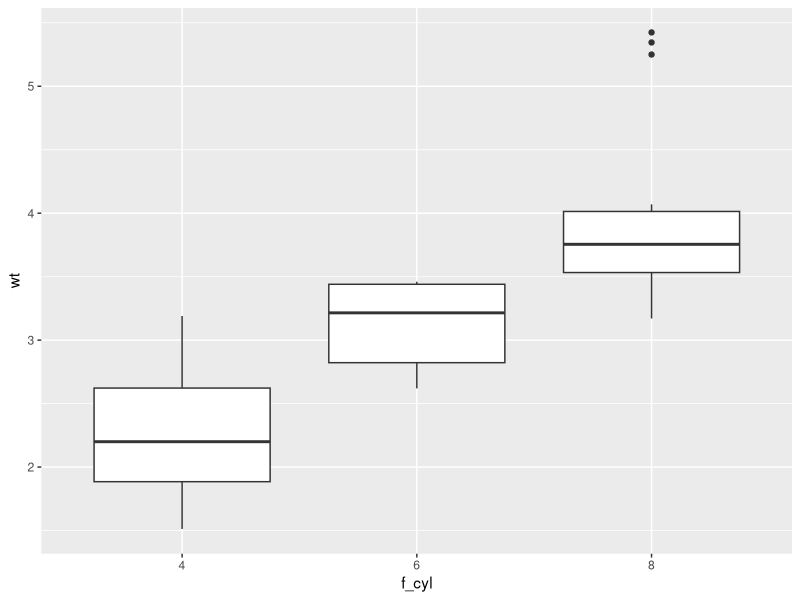

R code for this plot: (Note: this script raises an error after producing the figure.)
# To complete the following exercises, you must use either base R or tidyverse functions.  
# Manual searching or hard-coding answers will not be graded.

# base R ------------------------------------------------------------------

# 1: Create a vector with three elements. Assign it to `v_three`.
v_three <- c(1,2, 3)

# 2: Create a vector containing 20 "a", 30 "b", and 50 "c" (total length = 100).  
# Assign it to `v_abc100`.

v_abc100 <- c(rep("a", 20 ), rep("b",30 ), rep("c", 50 ))

# 3: The script below creates a vector `v_x` with 100 random numbers from a normal distribution.  
# Select only the positive numbers (> 0) from `v_x`, calculate their mean, and assign it to `mu_x_plus`.

set.seed(100)

v_x <- rnorm(100)

mu_x_plus<- mean(v_x [v_x>0])
mu_x_plus

# 4: Create a numeric matrix with the numbers 1 through 9 arranged in 3 rows × 3 columns.  
# Assign it to `m_num`.

m_num <- matrix(1:9, nrow = 3, ncol = 3)
print(m_num)

# 5: Create a base R data frame (`data.frame()` function) using `v_x` and `v_abc100`.  
# Name the columns `"x"` for `v_x` and `"group"` for `v_abc`, and assign it to `df_sample`.

df_sample<- data.frame(x= v_x, group= v_abc100)

# tidyverse ---------------------------------------------------------------

# 6: Load the `tidyverse` package.

library(tidyverse)

# 7: The `mtcars` dataset is a built-in base R data frame.  
# Convert it to a tibble using `as_tibble()` and assign it to `df_mtcars`.  
# Use `?as_tibble()` to read the documentation before doing so.
?as_tibble()
df_mtcars<- as_tibble(mtcars)
df_mtcars
# 8: `mtcars` has the following columns:
#
# mpg   - Miles per gallon  
# cyl   - Number of cylinders  
# disp  - Engine displacement (cu. in.)  
# hp    - Gross horsepower  
# drat  - Rear axle ratio  
# wt    - Weight (1,000 lbs)  
# qsec  - 1/4 mile time (seconds)  
# vs    - Engine shape (0 = V-shaped, 1 = straight)  
# am    - Transmission (0 = automatic, 1 = manual)  
# gear  - Number of forward gears  
# carb  - Number of carburetors  
#
# Display the column names of `df_mtcars` using `colnames()`.  
# Do NOT assign the result to a new object.

colnames(df_mtcars)

# 9: Extract the row names of the `mtcars` dataset using `rownames()`.  
# Assign the result to `v_make`.

v_make<- rownames(mtcars)
v_make

# 10: Add `v_make` as a new column to `df_mtcars` and name the column `"make"`.
#library(dplyr)

df_mtcars<-mutate(df_mtcars, make= v_make)


# 11: Filter `df_mtcars` to include only rows where:  
# - `mpg` is less than 20 AND  
# - `disp` is greater than 200  
# Assign the result to `df_subset`.

df_subset<- filter(df_mtcars, mpg< 20, disp> 200)
df_subset

# 12: Count how many car makes meet the above conditions (Q11).
# Apply `nrow()` to `df_subset`.

nrow(df_subset)


# 13: Repeat Q11 and Q12 in a single pipeline (with %>%), and assign the result to `n_make`.

df_subset<- df_mtcars %>% 
  filter(mpg< 20, disp> 200) %>% 
  nrow()
  

# 14: Convert the `cyl` column from numeric to factor using `factor()`.  
# Add it to `df_mtcars` as a new column named `f_cyl` using `mutate()` function.
 
df_mtcars<- df_mtcars %>% 
  mutate(f_cyl = factor(cyl))

# 15: Draw a box plot showing car weight (`wt`) for each number of cylinders (`f_cyl`).
#library(ggplot2)

ggplot(df_mtcars, aes(x = f_cyl, y = wt)) + 
  geom_boxplot()
       
# 16: Calculate the average car weight (`wt`) separately for each number of cylinders (`cyl`).
#library(dplyr)
df_mtcars  %>% 
  group_by(cly) %>% 
  summarise(avg_wt= mean(wt))

# 17: Identify the heaviest car make (`wt`) among cars with 6 cylinders (`cyl`).
df_mtcars  %>% 
  filter(cyl== 6) %>% 
  arrange(wt)

# 18: Create a histogram showing the distribution of 1/4 mile time (`qsec`).
 
ggplot(mtcars, aes(x = qsec)) +
  geom_histogram()

# 19: The following script creates two tibbles:  
# `df_length` (body length) and `df_weight` (body weight),  
# each with a species code (`sp_code` column).  
# Combine these two data frames based on `sp_code` and assign the result to `df_fish`.

set.seed(123)
v_l <- runif(150, 60, 150)
v_w <- rnorm(n = length(v_l),
             mean = 0.1 * v_l^1.5,
             sd = 10)

df_length <- tibble(length = v_l,
                    sp_code = sample(c("bhc", "rbs", "gsf"),
                                     size = length(v_l),
                                     replace = TRUE))

df_weight <- tibble(weight = v_w,
                    sp_code = sample(c("bhc", "rbs", "gsf"),
                                     size = length(v_l),
                                     replace = TRUE))
df_fish <-left_join(df_length, df_weight, by = "sep_code")

df_fish <- right_join(df_length, df_weight, by = "sep_code")

df_fish <- inner_join(df_length, df_weight, by = "sp_code")

# 20: Draw a scatter plot (point plot) of `length` vs. `weight` from `df_fish`,  
# coloring the points by species code (`sp_code`).

#library(ggplot2)

ggplot(df_fish, aes(x = length, y = weight, color = sp_code)) +
  geom_point()